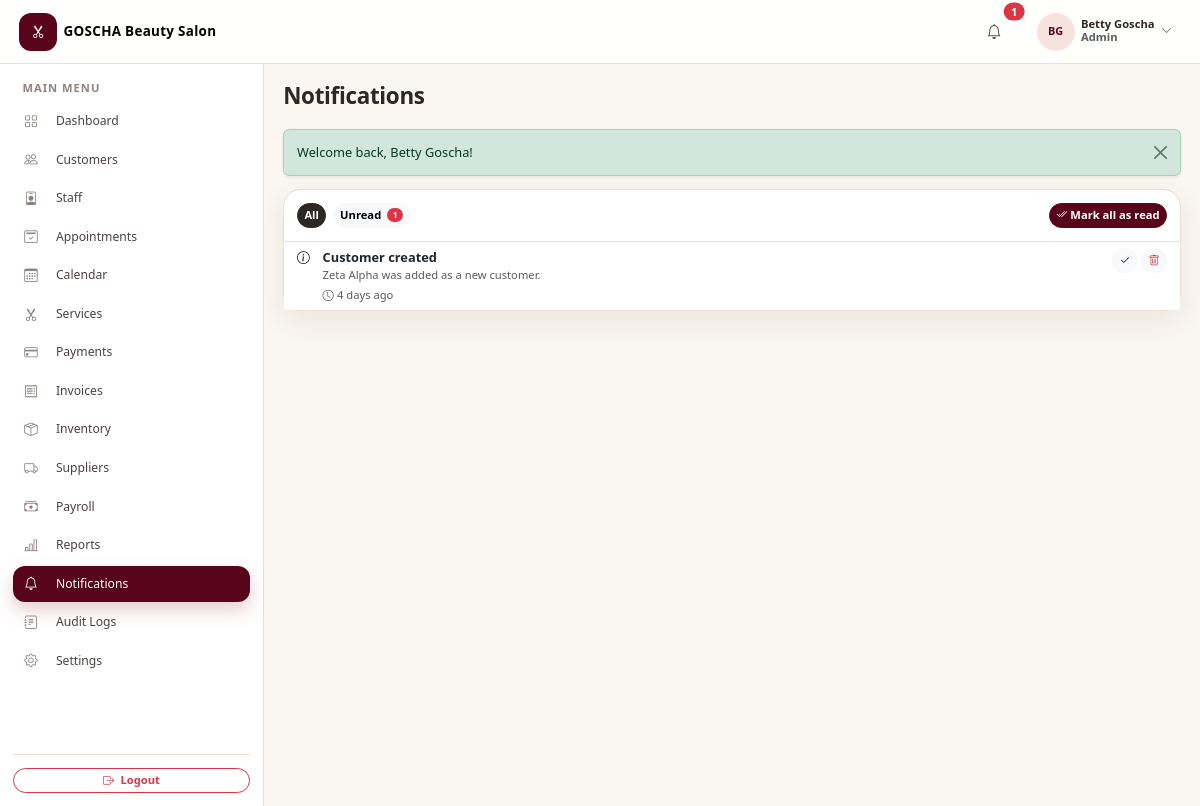
Page /admin/notifications.php (signed in) on the earlier database version.
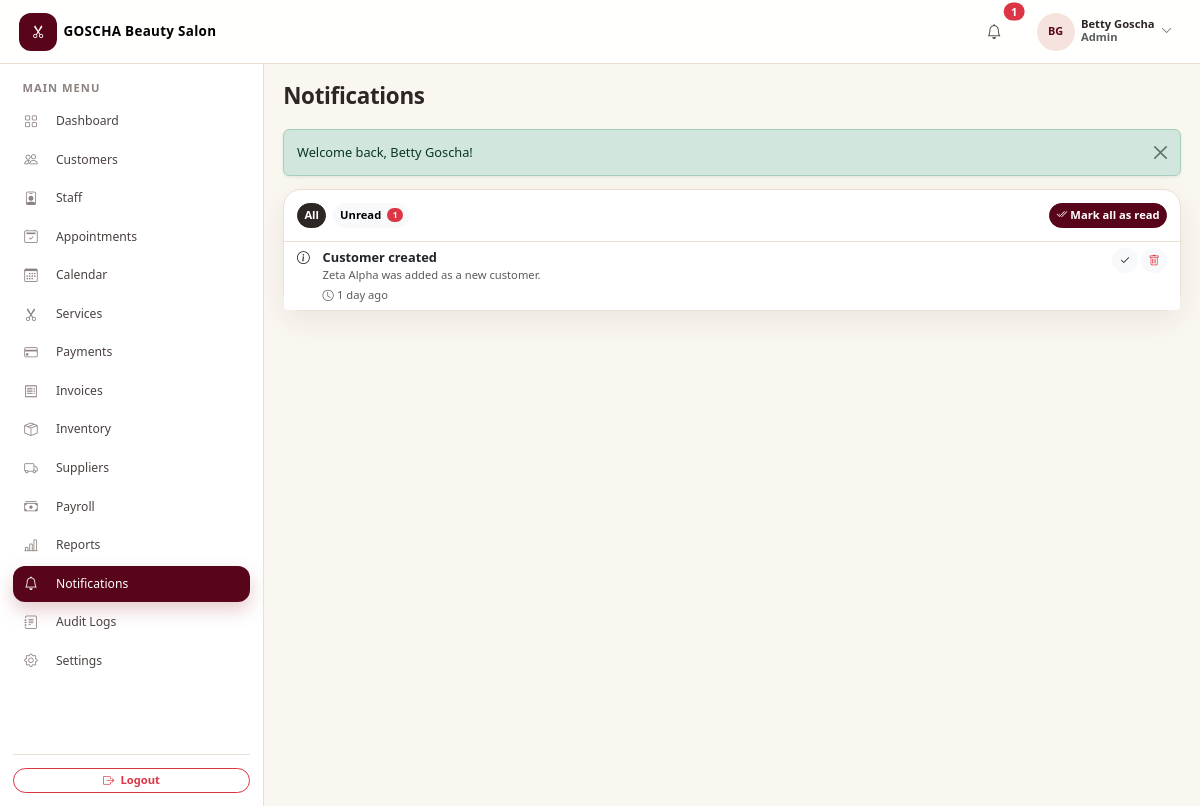
Same page on the later database version.
### tables this page shows
CREATE TABLE `notifications` (
  `id` int(11) NOT NULL AUTO_INCREMENT,
  `salon_id` int(11) NOT NULL,
  `user_id` int(11) DEFAULT NULL,
  `title` varchar(150) NOT NULL,
  `message` text DEFAULT NULL,
  `type` varchar(30) NOT NULL DEFAULT 'info',
  `is_read` tinyint(1) NOT NULL DEFAULT 0,
  `created_at` datetime NOT NULL DEFAULT current_timestamp(),
  PRIMARY KEY (`id`),
  KEY `idx_notif_user` (`user_id`),
  KEY `idx_notif_read` (`is_read`),
  KEY `idx_notifications_salon` (`salon_id`),
  CONSTRAINT `fk_notif_user` FOREIGN KEY (`user_id`) REFERENCES `users` (`id`) ON DELETE CASCADE,
  CONSTRAINT `fk_notifications_salon` FOREIGN KEY (`salon_id`) REFERENCES `salons` (`id`)
);

### admin/notifications.php (called while the page is built, shortened)
<?php
include __DIR__ . '/../modules/notifications.php';

### config/database.php (called while the page is built, shortened)
<?php
function db(): PDO
{
    static $pdo = null;
    if ($pdo === null) {
        $options = [
            PDO::ATTR_ERRMODE            => PDO::ERRMODE_EXCEPTION,
            PDO::ATTR_DEFAULT_FETCH_MODE => PDO::FETCH_ASSOC,
            PDO::ATTR_EMULATE_PREPARES   => false,
        ];
        try {
            $pdo = new PDO(
                'mysql:host=' . DB_HOST . ';dbname=' . DB_NAME . ';charset=utf8mb4',
                DB_USER,
                DB_PASS,
                $options
            );
        } catch (PDOException $e) {
            http_response_code(500);
            exit('Database connection failed. Please check config/database.php and make sure MySQL is running.');
        }
    }
    return $pdo;
}

### includes/functions.php (called while the page is built, shortened)
<?php
function e($value): string
{
    return htmlspecialchars((string)$value, ENT_QUOTES, 'UTF-8');
}
function time_ago($datetime): string
{
    $diff = time() - (int)strtotime((string)$datetime);
    $mins = (int)floor($diff / 60);
    $hours = (int)floor($mins / 60);
    $days = (int)floor($hours / 24);
    if ($days < 7) {
        return $days . ' day' . ($days === 1 ? '' : 's') . ' ago';
    }
    return date('M j, Y', (int)strtotime((string)$datetime));
}

### modules/notifications.php (the view, shortened to what the changed rows need)
<?php
$salonId = (int)current_salon_id();
$me = (int)($_SESSION['user_id'] ?? 0);
$filter = ($_GET['filter'] ?? '') === 'unread' ? 'unread' : 'all';
if ($filter === 'unread') {
    $notifications = db()->prepare('SELECT * FROM notifications WHERE user_id = :user AND salon_id = :sid AND is_read = 0 ORDER BY created_at DESC LIMIT 100');
    $notifications->execute(['user' => $me, 'sid' => $salonId]);
    $notifications = $notifications->fetchAll();
} else {
    $notifications = db()->prepare('SELECT * FROM notifications WHERE user_id = :user AND salon_id = :sid ORDER BY created_at DESC LIMIT 100');
    $notifications->execute(['user' => $me, 'sid' => $salonId]);
    $notifications = $notifications->fetchAll();
}
$typeIcon = ['success' => 'check-circle', 'danger' => 'exclamation-triangle', 'warning' => 'exclamation-circle', 'info' => 'info-circle'];
include __DIR__ . '/../includes/header.php';
?>
<div class="card">
    <ul class="list-group list-group-flush">
        <?php if (!$notifications): ?>
            <li class="list-group-item"><div class="empty-state">
                <div class="icon"><i class="bi bi-bell-slash"></i></div>
                <p class="text-muted mb-0">You're all caught up.</p>
            </div></li>
        <?php else: foreach ($notifications as $n): ?>
            <li class="list-group-item <?php echo !$n['is_read'] ? 'bg-rose-soft bg-opacity-25' : ''; ?>">
                <div class="d-flex justify-content-between align-items-start gap-3">
                    <div class="d-flex gap-3">
                        <div class="notif-icon"><i class="bi bi-<?php echo $typeIcon[$n['type']] ?? 'info-circle'; ?>"></i></div>
                        <div>
                            <div class="fw-semibold"><?php echo e($n['title']); ?>
                                <?php if (!$n['is_read']): ?><span class="badge bg-rose rounded-pill ms-1">new</span><?php endif; ?>
                            </div>
                            <div class="small text-muted"><?php echo e($n['message']); ?></div>
                            <div class="small text-muted mt-1"><i class="bi bi-clock me-1"></i><?php echo time_ago($n['created_at']); ?></div>
                        </div>
                    </div>
                    <div class="d-flex gap-1">
                        <?php if (!$n['is_read']): ?>
                            <form method="post" action="notifications.php" class="d-inline">
                                <button class="btn btn-sm btn-light rounded-pill" title="Mark as read"><i class="bi bi-check2"></i></button>
                            </form>
                        <?php endif; ?>
                        <button type="button" class="btn btn-sm btn-light rounded-pill text-danger"
                                data-confirm="Delete this notification?"
                                data-confirm-action="notifications.php?form_action=delete_notification&id=<?php echo $n['id']; ?>"
                                data-confirm-label="Delete"><i class="bi bi-trash"></i></button>
                    </div>
                </div>
            </li>
        <?php endforeach; endif; ?>
    </ul>
</div>
<?php include __DIR__ . '/../includes/footer.php'; ?>

Differences in the rows shown:
changed notifications "Customer created": created_at "4 days ago" → "1 day ago"
